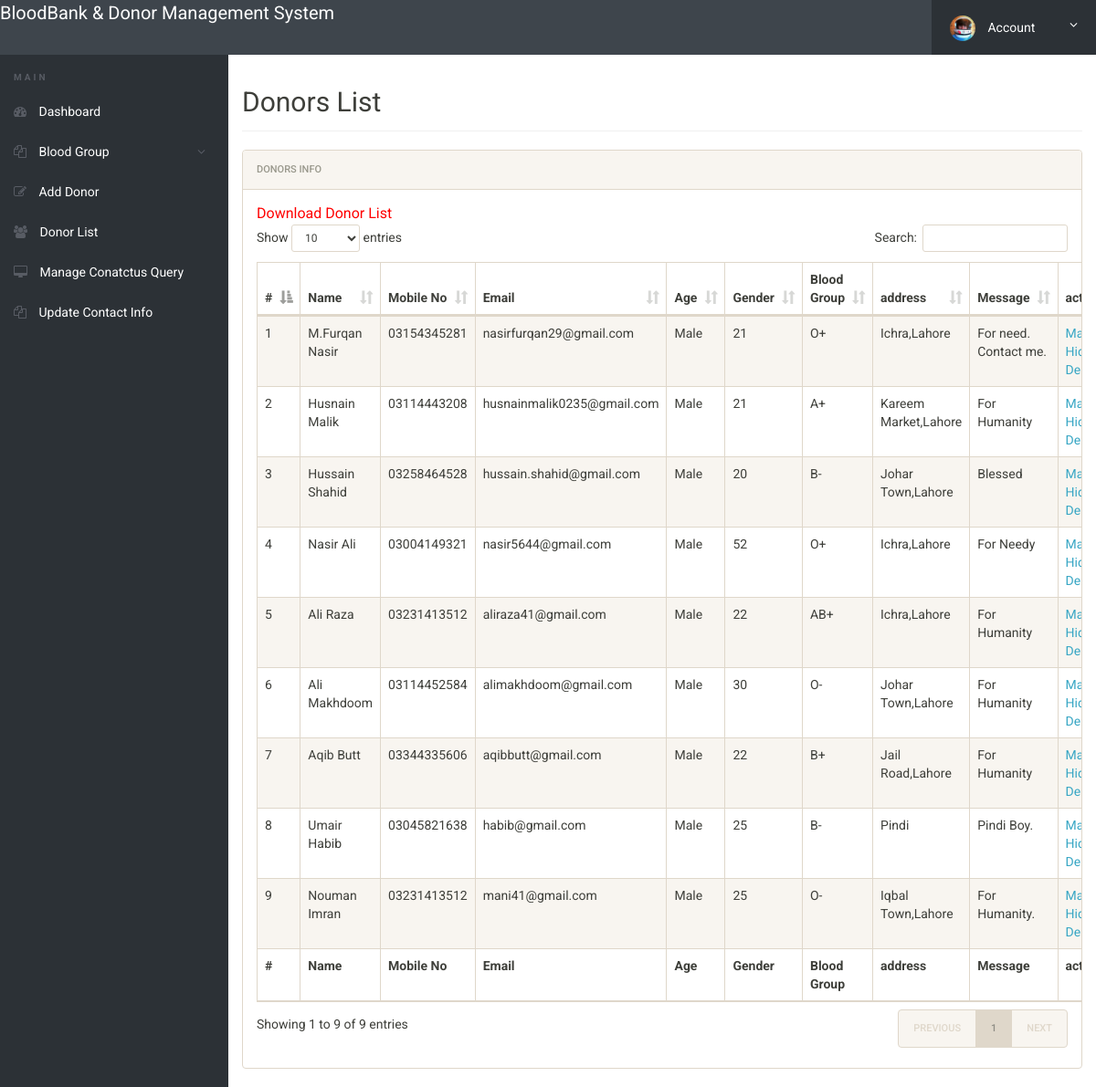
/admin/donor-list.php (signed in), run on the app's committed database.
### tables this page shows
CREATE TABLE `tblblooddonars` (
  `id` int(11) NOT NULL,
  `FullName` varchar(100) DEFAULT NULL,
  `MobileNumber` char(11) DEFAULT NULL,
  `EmailId` varchar(100) DEFAULT NULL,
  `Gender` varchar(20) DEFAULT NULL,
  `Age` int(11) DEFAULT NULL,
  `BloodGroup` varchar(20) DEFAULT NULL,
  `Address` varchar(255) DEFAULT NULL,
  `Message` mediumtext,
  `PostingDate` timestamp NOT NULL DEFAULT CURRENT_TIMESTAMP,
  `status` int(1) DEFAULT NULL
);

### admin/donor-list.php (the view, shortened to what this page needs)
<?php
include('server/Connection.php');
if(strlen($_SESSION['alogin'])==0)
	{
header('location:index.php');
}
else{
 ?>
<!doctype html>
<html lang="en" class="no-js">
<head>
	<link rel="stylesheet" href="css/font-awesome.min.css">
	<link rel="stylesheet" href="css/bootstrap.min.css">
	<link rel="stylesheet" href="css/dataTables.bootstrap.min.css">
	<link rel="stylesheet" href="css/bootstrap-social.css">
	<link rel="stylesheet" href="css/bootstrap-select.css">
	<link rel="stylesheet" href="css/fileinput.min.css">
	<link rel="stylesheet" href="css/awesome-bootstrap-checkbox.css">
	<link rel="stylesheet" href="css/style.css">
</head>
<body>
	<?php include('includes/header.php');?>
	<div class="ts-main-content">
		<?php include('includes/leftbar.php');?>
		<div class="content-wrapper">
			<div class="container-fluid">
				<div class="row">
					<div class="col-md-12">
						<h2 class="page-title">Donors List</h2>
						<div class="panel panel-default">
							<div class="panel-heading">Donors Info</div>
							<div class="panel-body">
				<a href="download-records.php" style="color:red; font-size:16px;">Download Donor List</a>
								<table id="zctb" class="display table table-striped table-bordered table-hover" cellspacing="0" width="100%">
									<thead>
										<tr>
										<th>#</th>
											<th>Name</th>
											<th>Mobile No</th>
											<th>Email</th>
											<th>Age</th>
											<th>Gender</th>
											<th>Blood Group</th>
											<th>address</th>
											<th>Message </th>
											<th>action </th>
										</tr>
									</thead>
									<tfoot>
										<tr>
										<th>#</th>
										<th>Name</th>
											<th>Mobile No</th>
											<th>Email</th>
											<th>Age</th>
											<th>Gender</th>
											<th>Blood Group</th>
											<th>address</th>
											<th>Message </th>
											<th>action </th>
										</tr>
									</tfoot>
									<tbody>
<?php $sql = "SELECT * from  tblblooddonars ";
$query = $dbh -> prepare($sql);
$query->execute();
$results=$query->fetchAll(PDO::FETCH_OBJ);
$cnt=1;
if($query->rowCount() > 0)
{
foreach($results as $result)
{				?>
										<tr>
											<td><?php echo htmlentities($cnt);?></td>
											<td><?php echo htmlentities($result->FullName);?></td>
											<td><?php echo htmlentities($result->MobileNumber);?></td>
											<td><?php echo htmlentities($result->EmailId);?></td>
											<td><?php echo htmlentities($result->Gender);?></td>
											<td><?php echo htmlentities($result->Age);?></td>
											<td><?php echo htmlentities($result->BloodGroup);?></td>
											<td><?php echo htmlentities($result->Address);?></td>
											<td><?php echo htmlentities($result->Message);?></td>
										<td>
<?php if($result->status==1)
{?>
<a href="donor-list.php?hidden=<?php echo htmlentities($result->id);?>" onclick="return confirm('Do you really want to hiidden this detail')"> Make Hidden</a>
<?php } else {?>
<a href="donor-list.php?public=<?php echo htmlentities($result->id);?>" onclick="return confirm('Do you really want to Public this detail')"> Make Public</a>
<?php } ?>
<a href="donor-list.php?del=<?php echo htmlentities($result->id);?>" onclick="return confirm('Do you really want to delete this record')"> Delete</a>
</td>
										</tr>
										<?php $cnt=$cnt+1; }} ?>
									</tbody>
								</table>
							</div>
						</div>
					</div>
				</div>
			</div>
		</div>
	</div>
</body>
</html>
<?php } ?>

### admin/includes/header.php (shortened to what this page needs)
<div class="brand clearfix">
	<a href="dashboard.php" style="font-size: 20px; padding-top:1%; color:#fff">BloodBank & Donor Management System </a>
		<ul class="ts-profile-nav">
			<li class="ts-account">
				<a href="#"><img src="img/ts-avatar.jpg" class="ts-avatar hidden-side" alt=""> Account <i class="fa fa-angle-down hidden-side"></i></a>
			</li>
		</ul>
	</div>

### admin/includes/leftbar.php (shortened to what this page needs)
	<nav class="ts-sidebar">
			<ul class="ts-sidebar-menu">
				<li class="ts-label">Main</li>
				<li><a href="dashboard.php"><i class="fa fa-dashboard"></i> Dashboard</a></li>
<li><a href="#"><i class="fa fa-files-o"></i> Blood Group</a>
</li>
				<li><a href="add-donor.php"><i class="fa fa-edit"></i> Add Donor</a></li>
				<li><a href="donor-list.php"><i class="fa fa-users"></i> Donor List</a></li>
				<li><a href="manage-conactusquery.php"><i class="fa fa-desktop""></i> Manage Conatctus Query</a></li>
			<li><a href="update-contactinfo.php"><i class="fa fa-files-o"></i> Update Contact Info</a></li>
			</ul>
		</nav>

### admin/css/style.css (style rules this page uses)
html { font-size: 14px; }
@media only screen and (min-width: 480px) { html { font-size: 17px; } }
@media only screen and (min-width: 768px) { html { font-size: 14px; } }
body { font-size: 1em; }
a { color: #37a6c4; }
.panel { overflow: hidden; }
ul, li { margin: 0; padding: 0; list-style: none; }
.page-title { padding-bottom: 15px; margin-bottom: 20px; border-bottom: 1px solid #f0f0f0; }
.brand { background: #3e454c; position: relative; z-index: 3; position: fixed; width: 100%; top: 0; }
.brand .ts-profile-nav { float: right; display: none; }
.brand .ts-profile-nav li { float: left; position: relative; }
.brand .ts-profile-nav li a { display: block; padding: 20px; color: #fff; }
.brand .ts-profile-nav .ts-account .fa-angle-down { float: right; }
.brand .ts-profile-nav .ts-account > a { width: 180px; background: #2c3136; }
.brand .ts-profile-nav .ts-account .ts-avatar { border-radius: 50%; height: 28px; margin: -10px 0; margin-right: 10px; }
@media only screen and (min-width: 992px) { .brand .ts-profile-nav { display: block; } }
.ts-sidebar { background: #2c3136; max-height: 0; transition: max-height 0.3s; overflow: hidden; position: fixed; z-index: 2; width: 100%; bottom: 0; top: 60px; overflow-y: auto; }
@media only screen and (min-width: 992px) { .ts-sidebar { max-height: 100%; bottom: 0; } }
.ts-sidebar-menu .ts-label { color: #585c64; font-weight: bold; padding: 8px 15px; text-transform: uppercase; font-size: 10px; letter-spacing: 3px; margin-top: 10px; }
.ts-sidebar-menu a { display: block; text-decoration: none; padding: 12px 15px; color: #fff; }
.ts-sidebar-menu li { position: relative; }
.ts-sidebar-menu li i { color: #585c64; margin-right: 10px; }
.ts-main-content .content-wrapper { padding-top: 15px; margin-top: 60px; }
@media only screen and (min-width: 992px) { .ts-main-content .ts-sidebar { width: 250px; float: left; } }
@media only screen and (min-width: 992px) { .ts-main-content .content-wrapper { margin-left: 250px; } }

### data on the page
tblblooddonars: FullName "M.Furqan Nasir", MobileNumber "03154345281", EmailId "nasirfurqan29@gmail.com", Gender "Male", Age "21", BloodGroup "O+", Address "Ichra,Lahore", Message "For need. Contact me."
tblblooddonars: FullName "Husnain Malik", MobileNumber "03114443208", EmailId "husnainmalik0235@gmail.com", Gender "Male", Age "21", BloodGroup "A+", Address "Kareem Market,Lahore", Message "For Humanity"
tblblooddonars: FullName "Hussain Shahid", MobileNumber "03258464528", EmailId "hussain.shahid@gmail.com", Gender "Male", Age "20", BloodGroup "B-", Address "Johar Town,Lahore", Message "Blessed"
tblblooddonars: FullName "Nasir Ali", MobileNumber "03004149321", EmailId "nasir5644@gmail.com", Gender "Male", Age "52", BloodGroup "O+", Address "Ichra,Lahore", Message "For Needy"
tblblooddonars: FullName "Ali Raza", MobileNumber "03231413512", EmailId "aliraza41@gmail.com", Gender "Male", Age "22", BloodGroup "AB+", Address "Ichra,Lahore", Message "For Humanity"
tblblooddonars: FullName "Ali Makhdoom", MobileNumber "03114452584", EmailId "alimakhdoom@gmail.com", Gender "Male", Age "30", BloodGroup "O-", Address "Johar Town,Lahore", Message "For Humanity"
tblblooddonars: FullName "Aqib Butt", MobileNumber "03344335606", EmailId "aqibbutt@gmail.com", Gender "Male", Age "22", BloodGroup "B+", Address "Jail Road,Lahore", Message "For Humanity"
tblblooddonars: FullName "Umair Habib", MobileNumber "03045821638", EmailId "habib@gmail.com", Gender "Male", Age "25", BloodGroup "B-", Address "Pindi", Message "Pindi Boy."
tblblooddonars: FullName "Nouman Imran", MobileNumber "03231413512", EmailId "mani41@gmail.com", Gender "Male", Age "25", BloodGroup "O-", Address "Iqbal Town,Lahore", Message "For Humanity."
